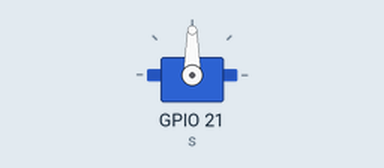
The program below on a simulated ESP32 board running MicroPython. On the bench: servo. Servo angles are drawn from the pulse width (0.5 ms = 0°, 2.5 ms = 180°); what the program prints to the serial console is not drawn. At 9.2 s the program stops and its outputs stay as they are.

Above: at 0.1 s.
Timing chart, 0 to 10.0 s (numbered marks = the images above):
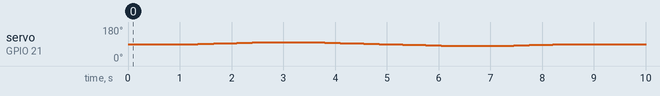

Measured:
- by itself, servo on GPIO 21 (s): 90° → 91° at 1.4 s, → 92° 0.15 s later, → 93° 0.15 s later, → 94° 0.15 s later, … (40 changes in this stretch)

The program:

servo_min.py
```python
# Absolute minimum-current servo test, for running on USB power alone.
#
# Three things keep the current low here:
#   - a narrow 20-degree range, so the motor never travels far
#   - 150ms between single-degree steps, so it creeps
#   - the PWM is released between moves, so the servo isn't burning
#     holding torque while nothing is happening
#
# If this survives, the servo and wiring are proven and the only issue is
# power headroom for larger/faster movements.

from servo import Servo
import time

SERVO_PIN = 21
STEP_MS = 150

s = Servo(SERVO_PIN)

print("centring slowly at 90 deg")
s.angle(90)
time.sleep_ms(1200)

try:
    for target in (100, 80, 90):
        print("  creeping to %d ..." % target)
        # Work out which way to go from the last commanded angle.
        current = 90 if target == 100 else (100 if target == 80 else 80)
        step = 1 if target > current else -1
        for a in range(current, target + step, step):
            s.angle(a)
            time.sleep_ms(STEP_MS)
        time.sleep_ms(500)
    print("SUCCESS - completed without dropping the connection")
finally:
    s.release()
    print("pin released, servo now slack")
```

servo.py
```python
# A servo driver that works on MicroPython v1.29.
#
# The Freenove kit's myservo.py drives the pin with PWM.duty(), a deprecated
# 10-bit API that no longer honours writes on this firmware - asking for
# duty(77) reads back as 26, so every angle collapsed to roughly 0 degrees.
# This version uses duty_ns(), which sets the pulse width directly in
# nanoseconds and was verified accurate to within 0.06%.
#
# Servo timing: 50Hz (20ms period), with the high pulse setting the angle.
#   0.5ms -> 0 deg      1.5ms -> 90 deg      2.5ms -> 180 deg

from machine import Pin, PWM

MIN_NS = 500_000    # 0.5ms -> 0 degrees
MAX_NS = 2_500_000  # 2.5ms -> 180 degrees


class Servo:
    def __init__(self, pin, freq=50):
        # Silent from the start: no pulses until angle() says where to go,
        # so claiming the pin never twitches the arm.
        self._pwm = PWM(Pin(pin), freq=freq)
        self._pwm.duty_ns(0)

    def angle(self, degrees):
        """Move to an angle between 0 and 180."""
        if degrees < 0:
            degrees = 0
        elif degrees > 180:
            degrees = 180
        ns = MIN_NS + (MAX_NS - MIN_NS) * degrees // 180
        self._pwm.duty_ns(int(ns))
        return degrees

    def pulse_us(self, microseconds):
        """Set the pulse width directly, for calibrating an unusual servo."""
        ns = max(MIN_NS, min(MAX_NS, int(microseconds) * 1000))
        self._pwm.duty_ns(ns)

    def read_pulse_ns(self):
        """What the hardware is actually outputting - useful for debugging."""
        return self._pwm.duty_ns()

    def release(self):
        """Stop the pulses so the servo goes slack. Can move again any time.

        Deliberately not PWM.deinit(). That frees the LEDC channel but leaves
        the pin wired to it, the next servo - on ANY pin - is handed the same
        channel, and every "released" pin then copies its pulses: one
        dispense swung all three gates. A zero duty is just as slack (no
        pulses, no holding current) and this pin keeps its own channel.
        """
        self._pwm.duty_ns(0)
```
